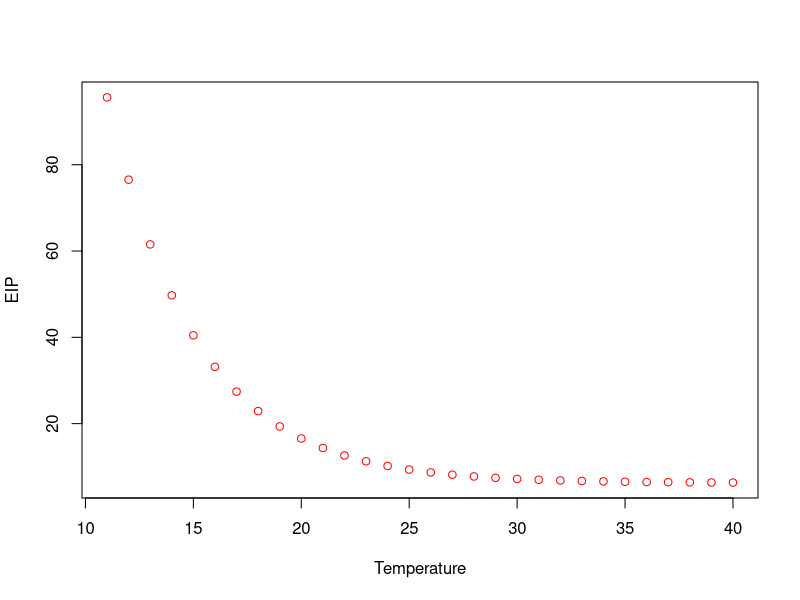

Recreate this plot in R.
## Zinhle August 2019
## Eip with fixed temperature
## IP function adapted from tsetse emergence function

rm(list=ls())

##parameters
params <- c(a = 5.3,
            b = -0.24,
            k = 0.16)
temp <- 10:40


##rate function from tsetse emergence function 
EIP_Fxn <- function(temprature,parms){
  with(as.list(parms),{
       (1+exp(a+b*temp))/ k
  })
}
EIP <- EIP_Fxn(temp,params)
#plot(temp, EIP_Fxn)

##initial conditions
## start of with one mosquito
#msqt doesn't neccesarily have to be 1 day old
## infcetivity =1 when mosquito is infected
msqt_init <- c(Age = 1, days_infec_bite = 0, infectivity = 0) 
# *days_infec_bite* - days since infectious feed/bite

##function to update mosquito age, status and EIPO
update <- function(temprature, parms, eip, timestep, n){ 
  EIP_calc <- eip     #Calculated EIP from EIP function
  Msqt_data <- data.frame() 
  
  for(i in seq(2, n ,timestep)){
    time <- i - timestep #to make time start from 1
    Age <- msqt_init['Age'] + time  #update at each time step
    days_infec_bite <- msqt_init['days_infec_bite'] + time
    tmprt <- temprature[i]
    EIPs_calc <- EIP_calc[i]
    #infectivity <- ifelse(days_infec_bite <= EIPs_calc, 0, 1) #0 if not infected, 1 otherwise
    Msqt_data <- rbind(Msqt_data, data.frame(time, tmprt, EIPs_calc, Age, days_infec_bite))
  }
  return(Msqt_data)
}

mosquito_dat <- as.data.frame(update(temprature = temp, parms = params, eip = EIP, timestep = 1, n = length(temp) ))
head(mosquito_dat, 10)

plot(mosquito_dat$tmprt, mosquito_dat$EIPs_calc, lty = 3, xlab = "Temperature",
     ylab = "EIP", col = "red")
